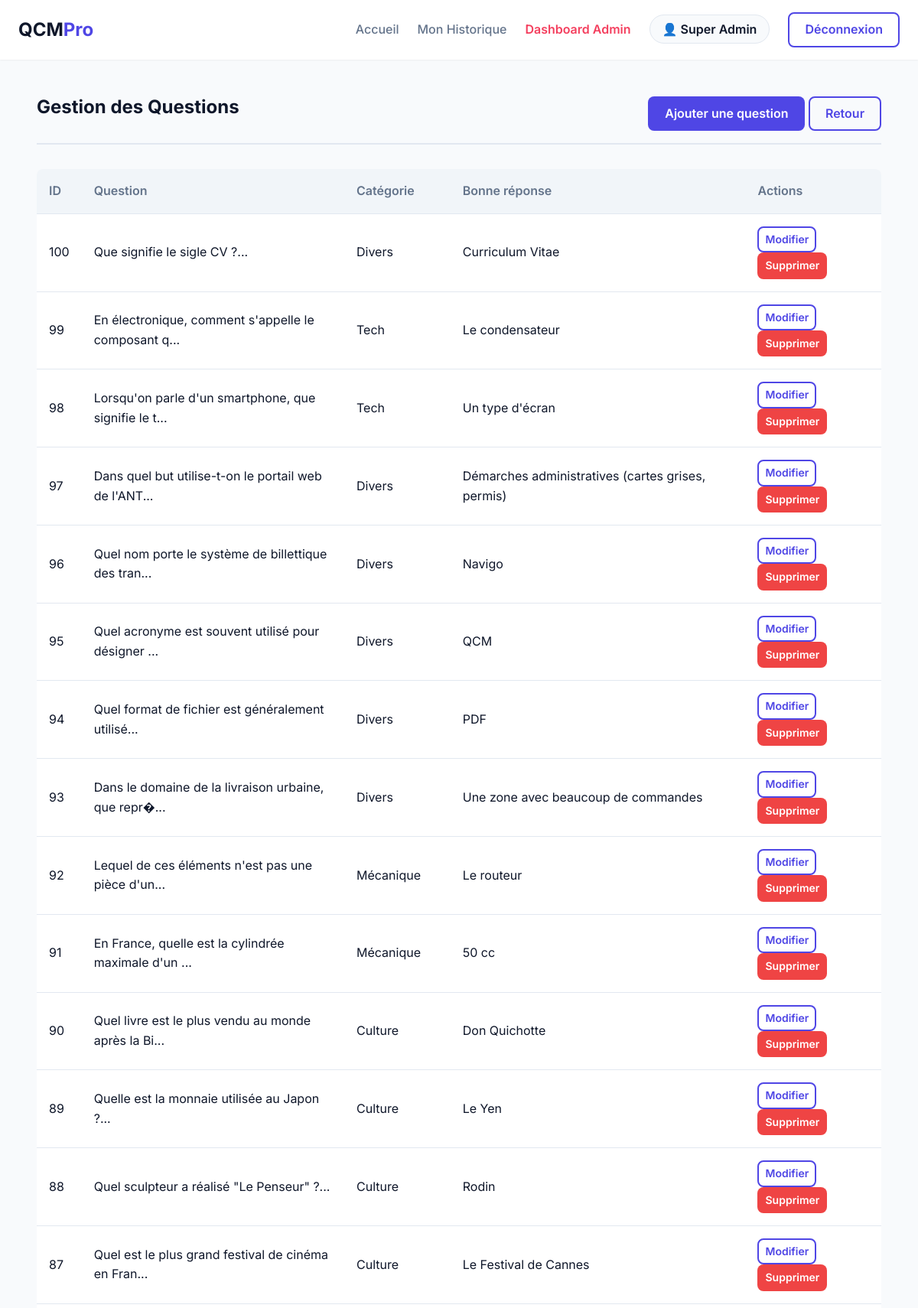
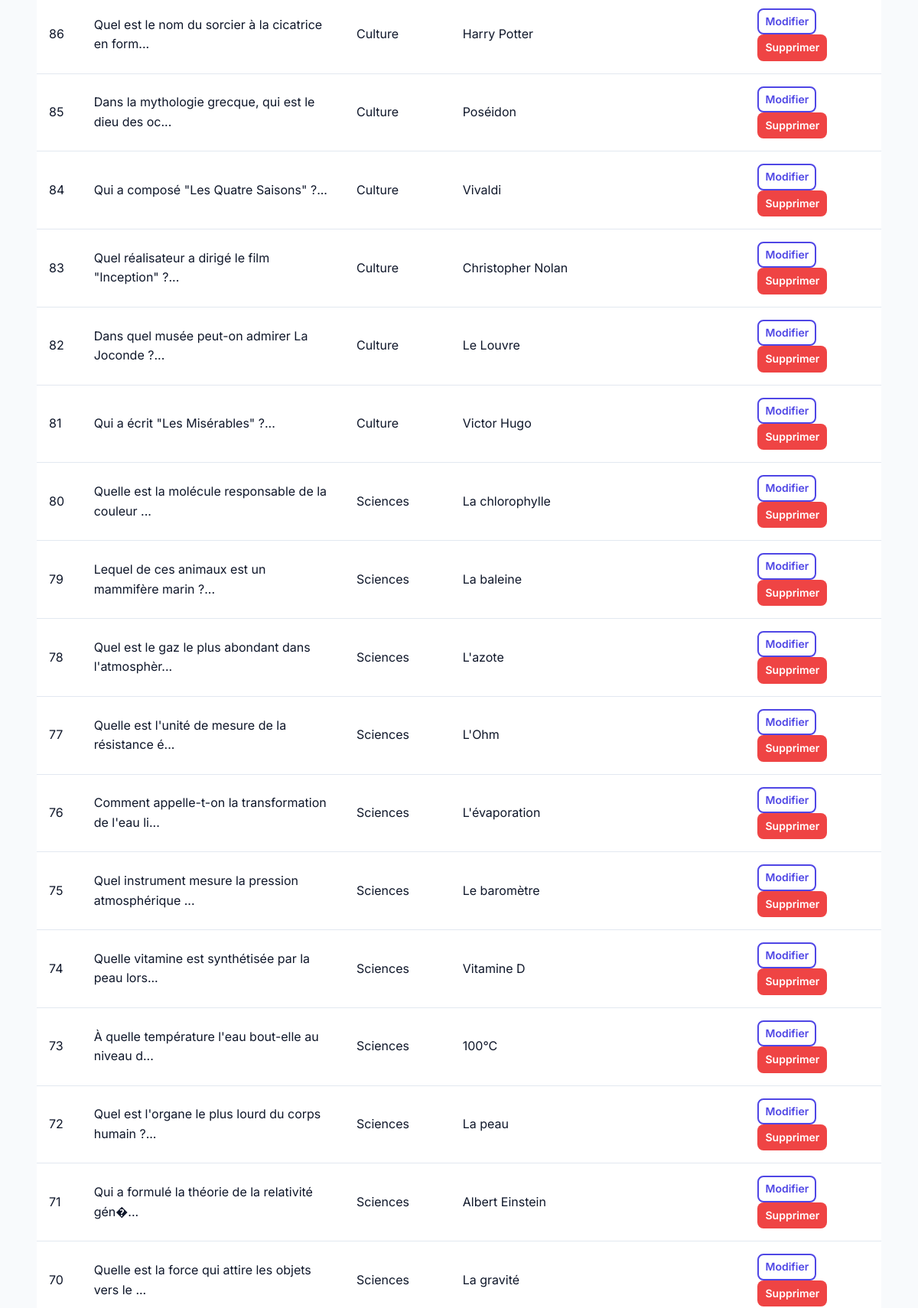
/admin/questions.php (signed in, upper part), run on the app's committed database (2 pictures, top to bottom).
### tables this page shows
CREATE TABLE IF NOT EXISTS questions (
    id INT PRIMARY KEY AUTO_INCREMENT,
    question TEXT NOT NULL,
    reponse1 VARCHAR(255) NOT NULL,
    reponse2 VARCHAR(255) NOT NULL,
    reponse3 VARCHAR(255) NOT NULL,
    reponse4 VARCHAR(255) NOT NULL,
    bonne_reponse INT NOT NULL,
    categorie VARCHAR(255) DEFAULT 'Général'
);

### admin/questions.php (the view, shortened to what this page needs)
<?php
require_once '../commun/includes/db.php';
$sql = "SELECT * FROM questions ORDER BY id DESC";
$result = mysqli_query($conn, $sql);
require_once '../commun/includes/header.php';
?>
<div class="container">
    <div class="qcm-header">
        <h2>Gestion des Questions</h2>
        <div>
            <a href="question_add.php" class="btn btn-primary">Ajouter une question</a>
            <a href="dashboard.php" class="btn btn-outline">Retour</a>
        </div>
    </div>
    <div class="table-responsive">
        <table class="table">
            <thead>
                <tr>
                    <th>ID</th>
                    <th>Question</th>
                    <th>Catégorie</th>
                    <th>Bonne réponse</th>
                    <th>Actions</th>
                </tr>
            </thead>
            <tbody>
                <?php while ($q = mysqli_fetch_assoc($result)) : ?>
                <tr>
                    <td><?php echo $q['id']; ?></td>
                    <td><?php echo htmlspecialchars(substr($q['question'], 0, 50)) . '...'; ?></td>
                    <td><?php echo htmlspecialchars($q['categorie']); ?></td>
                    <td>
                        <?php
                        $bonne_rep_key = 'reponse' . $q['bonne_reponse'];
                        echo htmlspecialchars($q[$bonne_rep_key]);
                        ?>
                    </td>
                    <td>
                        <a href="question_edit.php?id=<?php echo $q['id']; ?>" class="btn btn-outline btn-sm">Modifier</a>
                        <a href="questions.php?action=supprimer&id=<?php echo $q['id']; ?>" class="btn btn-danger btn-sm" onclick="return confirm('Supprimer cette question ?');">Supprimer</a>
                    </td>
                </tr>
                <?php endwhile; ?>
            </tbody>
        </table>
    </div>
</div>
<?php require_once '../commun/footer.php'; ?>

### commun/includes/header.php (shortened to what this page needs)
<!DOCTYPE html>
<html lang="fr">
<head>
    <link rel="stylesheet" href="/qcm/commun/assets/css/style.css">
</head>
<body>
    <header>
        <nav class="navbar">
            <div class="container nav-content">
                <a href="/qcm/index.php" class="brand">QCM<span>Pro</span></a>
                <ul class="nav-links">
                    <?php if (isset($is_qcm_active) && $is_qcm_active) : ?>
                        <li><a href="/qcm/qcm/process.php?cancel=1" class="btn btn-danger" onclick="return confirm('Attention, annuler le test vous donnera une note de 0. Continuer ?');">Annuler la tentative</a></li>
                    <?php else : ?>
                        <?php if (isset($_SESSION['utilisateur_id'])) : ?>
                            <li><a href="/qcm/index.php">Accueil</a></li>
                            <li><a href="/qcm/qcm/history.php">Mon Historique</a></li>
                            <?php if (isset($_SESSION['role']) && $_SESSION['role'] === 'admin') : ?>
                                <li><a href="/qcm/admin/dashboard.php" class="admin-link">Dashboard Admin</a></li>
                            <?php endif; ?>
                            <li><span class="user-badge">👤 <?php echo htmlspecialchars($_SESSION['prenom'] . ' ' . $_SESSION['nom']); ?></span></li>
                            <li><a href="/qcm/auth/deconnexion.php" class="btn btn-outline">Déconnexion</a></li>
                        <?php else : ?>
                            <li><a href="/qcm/auth/connexion.php">Connexion</a></li>
                            <li><a href="/qcm/auth/inscription.php" class="btn btn-primary">Inscription</a></li>
                        <?php endif; ?>
                    <?php endif; ?>
                </ul>
            </div>
        </nav>
    </header>
    <main class="main-content">
        <div class="container">

### commun/footer.php (shortened to what this page needs)
        </div>
    </main>
</body>
</html>

### commun/assets/css/style.css (style rules this page uses)
:root { --primary-color: #4f46e5; --primary-hover: #4338ca; --secondary-color: #0ea5e9; --accent-color: #f43f5e; --success-color: #10b981; --danger-color: #ef4444; --bg-color: #f8fafc; --card-bg: #ffffff; --text-main: #0f172a; --text-muted: #64748b; --border-color: #e2e8f0; --radius-md: 0.5rem; --radius-lg: 1rem; --shadow-sm: 0 1px 2px 0 rgb(0 0 0 / 0.05); --shadow-md: 0 4px 6px -1px rgb(0 0 0 / 0.1), 0 2px 4px -2px rgb(0 0 0 / 0.1); --shadow-lg: 0 10px 15px -3px rgb(0 0 0 / 0.1), 0 4px 6px -4px rgb(0 0 0 / 0.1); }
* { margin: 0; padding: 0; box-sizing: border-box; }
body { font-family: 'Inter', -apple-system, BlinkMacSystemFont, 'Segoe UI', Roboto, Helvetica, Arial, sans-serif; background-color: var(--bg-color); color: var(--text-main); line-height: 1.6; display: flex; flex-direction: column; min-height: 100vh; }
.container { width: 100%; max-width: 1200px; margin: 0 auto; padding: 0 1.5rem; }
h1, h2, h3, h4 { font-weight: 700; line-height: 1.2; margin-bottom: 1rem; }
a { color: var(--primary-color); text-decoration: none; transition: color 0.2s; }
.navbar { background-color: var(--card-bg); box-shadow: var(--shadow-sm); position: sticky; top: 0; z-index: 50; padding: 1rem 0; }
.nav-content { display: flex; justify-content: space-between; align-items: center; }
.brand { font-size: 1.5rem; font-weight: 700; color: var(--text-main); display: flex; align-items: center; }
.brand span { color: var(--primary-color); }
.nav-links { list-style: none; display: flex; align-items: center; gap: 1.5rem; }
.nav-links a:not(.btn) { color: var(--text-muted); font-weight: 500; }
.user-badge { background-color: var(--bg-color); padding: 0.5rem 1rem; border-radius: 9999px; font-weight: 600; color: var(--text-main); border: 1px solid var(--border-color); }
.admin-link { color: var(--accent-color) !important; font-weight: 600 !important; }
.btn { display: inline-block; padding: 0.5rem 1.25rem; border-radius: var(--radius-md); font-weight: 600; text-align: center; cursor: pointer; transition: all 0.2s ease; border: 2px solid transparent; }
.btn-primary { background-color: var(--primary-color); color: white !important; }
.btn-outline { background-color: transparent; border-color: var(--primary-color); color: var(--primary-color) !important; }
.btn-danger { background-color: var(--danger-color); color: white !important; }
.main-content { flex: 1; padding: 3rem 0; }
.qcm-header { display: flex; justify-content: space-between; align-items: center; margin-bottom: 2rem; padding-bottom: 1rem; border-bottom: 2px solid var(--border-color); }
.table-responsive { overflow-x: auto; }
.table { width: 100%; border-collapse: collapse; background-color: var(--card-bg); border-radius: var(--radius-md); overflow: hidden; box-shadow: var(--shadow-sm); }
.table th, .table td { padding: 1rem; text-align: left; border-bottom: 1px solid var(--border-color); }
.table th { background-color: #f1f5f9; font-weight: 600; color: var(--text-muted); }
.btn-sm { padding: 0.25rem 0.5rem; font-size: 0.875rem; }

### data on the page
questions: id "100", question "Que signifie le sigle CV ?", categorie "Divers", reponse1 "Curriculum Vitae"
questions: id "99", question "En électronique, comment s'appelle le composant q", categorie "Tech", reponse2 "Le condensateur"
questions: id "98", question "Lorsqu'on parle d'un smartphone, que signifie le t", categorie "Tech", reponse1 "Un type d'écran"
questions: id "97", question "Dans quel but utilise-t-on le portail web de l'ANT", categorie "Divers", reponse2 "Démarches administratives (cartes grises, permis)"
questions: id "96", question "Quel nom porte le système de billettique des tran", categorie "Divers", reponse2 "Navigo"
questions: id "95", question "Quel acronyme est souvent utilisé pour désigner", categorie "Divers", reponse1 "QCM"
questions: id "94", question "Quel format de fichier est généralement utilisé", categorie "Divers", reponse3 "PDF"
questions: id "93", question "Dans le domaine de la livraison urbaine, que repr�", categorie "Divers", reponse2 "Une zone avec beaucoup de commandes"
questions: id "92", question "Lequel de ces éléments n'est pas une pièce d'un", categorie "Mécanique", reponse4 "Le routeur"
questions: id "91", question "En France, quelle est la cylindrée maximale d'un", categorie "Mécanique", reponse1 "50 cc"
questions: id "90", question "Quel livre est le plus vendu au monde après la Bi", categorie "Culture", reponse2 "Don Quichotte"
questions: id "89", question "Quelle est la monnaie utilisée au Japon ?", categorie "Culture", reponse3 "Le Yen"
questions: id "88", question "Quel sculpteur a réalisé \"Le Penseur\" ?", categorie "Culture", reponse1 "Rodin"
questions: id "87", question "Quel est le plus grand festival de cinéma en Fran", categorie "Culture", reponse2 "Le Festival de Cannes"
questions: id "86", question "Quel est le nom du sorcier à la cicatrice en form", categorie "Culture", reponse3 "Harry Potter"
questions: id "85", question "Dans la mythologie grecque, qui est le dieu des oc", categorie "Culture", reponse3 "Poséidon"
questions: id "84", question "Qui a composé \"Les Quatre Saisons\" ?", categorie "Culture", reponse4 "Vivaldi"
questions: id "83", question "Quel réalisateur a dirigé le film \"Inception\" ?", categorie "Culture", reponse2 "Christopher Nolan"
questions: id "82", question "Dans quel musée peut-on admirer La Joconde ?", categorie "Culture", reponse3 "Le Louvre"
questions: id "81", question "Qui a écrit \"Les Misérables\" ?", categorie "Culture", reponse2 "Victor Hugo"
questions: id "80", question "Quelle est la molécule responsable de la couleur", categorie "Sciences", reponse2 "La chlorophylle"
questions: id "79", question "Lequel de ces animaux est un mammifère marin ?", categorie "Sciences", reponse3 "La baleine"
questions: id "78", question "Quel est le gaz le plus abondant dans l'atmosphèr", categorie "Sciences", reponse3 "L'azote"
questions: id "77", question "Quelle est l'unité de mesure de la résistance é", categorie "Sciences", reponse3 "L'Ohm"
questions: id "76", question "Comment appelle-t-on la transformation de l'eau li", categorie "Sciences", reponse3 "L'évaporation"
questions: id "75", question "Quel instrument mesure la pression atmosphérique", categorie "Sciences", reponse2 "Le baromètre"
questions: id "74", question "Quelle vitamine est synthétisée par la peau lors", categorie "Sciences", reponse3 "Vitamine D"
questions: id "73", question "À quelle température l'eau bout-elle au niveau d", categorie "Sciences", reponse3 "100°C"
questions: id "72", question "Quel est l'organe le plus lourd du corps humain ?", categorie "Sciences", reponse4 "La peau"
questions: id "71", question "Qui a formulé la théorie de la relativité gén�", categorie "Sciences", reponse3 "Albert Einstein"
questions: id "70", question "Quelle est la force qui attire les objets vers le", categorie "Sciences", reponse3 "La gravité"

### other printed values
$_SESSION['prenom'] . ' ' . $_SESSION['nom'] "Super Admin"
